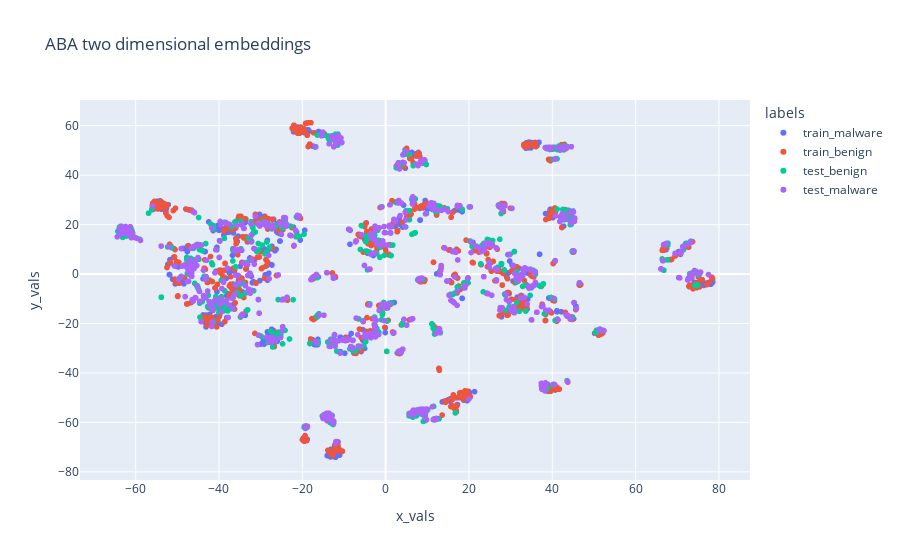
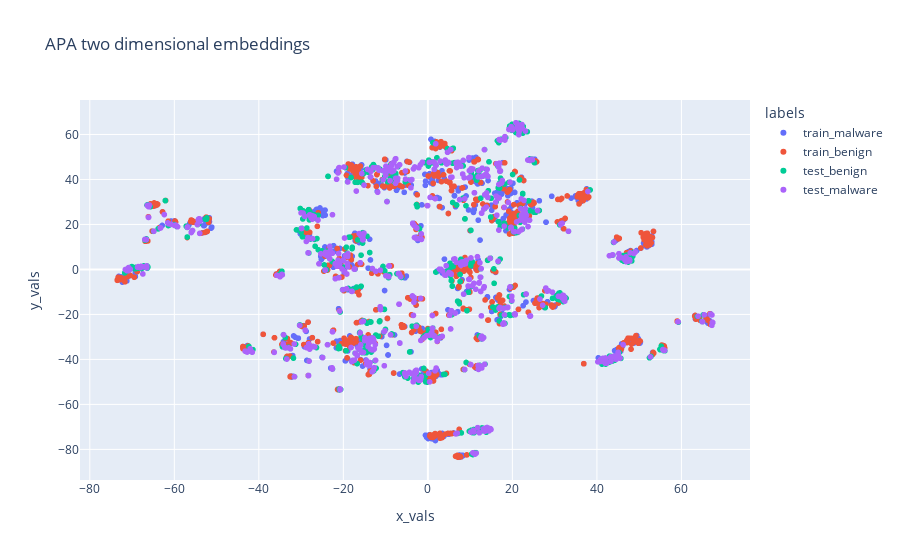
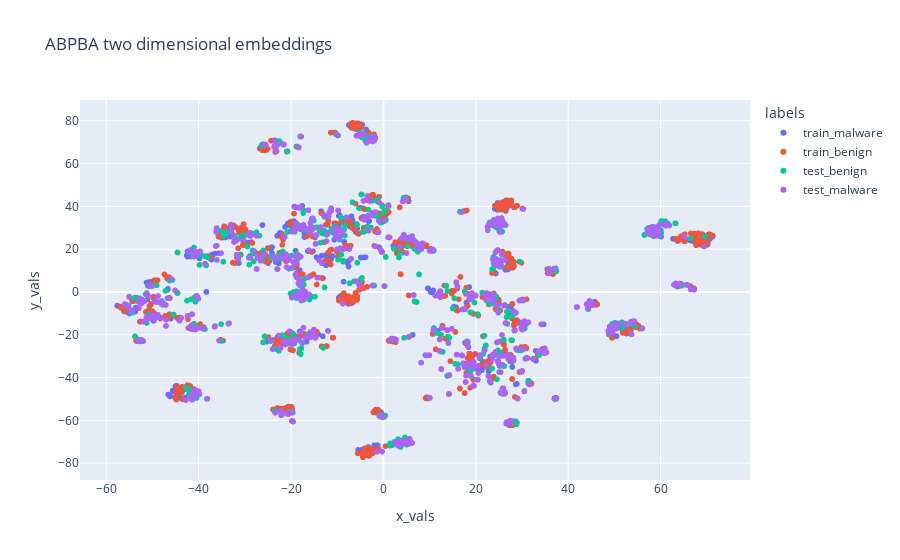
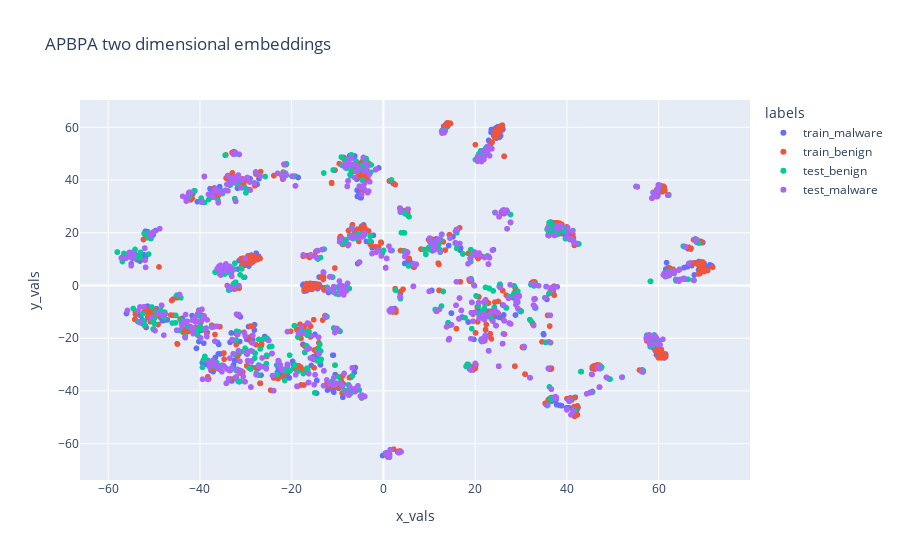

Notebook source saved alongside these figures, in order:
### Code cell
%%time
metas = ('ABA', 'APA', 'ABPBA','APBPA', 'ABPBPBBPA', 'ABABBABBBABBBBABBBBBA')
for meta in metas:
    print(meta)
    metaPrediction.prediction(meta, fp, labels_fp)

### Figure 1 — Plotly figure (JSON) as saved in the notebook; plotly's stock layout.template omitted (floating-point values rounded to 4 significant figures; data arrays with more than 128 entries replaced by an {"elided": "..."} marker saying what was removed)
{"data": [{"hovertemplate": "labels=train_malware<br>x_vals=%{x}<br>y_vals=%{y}<extra></extra>", "legendgroup": "train_malware", "marker": {"color": "#636efa", "symbol": "circle"}, "mode": "markers", "name": "train_malware", "showlegend": true, "type": "scattergl", "x": {"elided": "675 float values"}, "xaxis": "x", "y": {"elided": "675 float values"}, "yaxis": "y"}, {"hovertemplate": "labels=train_benign<br>x_vals=%{x}<br>y_vals=%{y}<extra></extra>", "legendgroup": "train_benign", "marker": {"color": "#EF553B", "symbol": "circle"}, "mode": "markers", "name": "train_benign", "showlegend": true, "type": "scattergl", "x": {"elided": "660 float values"}, "xaxis": "x", "y": {"elided": "660 float values"}, "yaxis": "y"}, {"hovertemplate": "labels=test_benign<br>x_vals=%{x}<br>y_vals=%{y}<extra></extra>", "legendgroup": "test_benign", "marker": {"color": "#00cc96", "symbol": "circle"}, "mode": "markers", "name": "test_benign", "showlegend": true, "type": "scattergl", "x": {"elided": "666 float values"}, "xaxis": "x", "y": {"elided": "666 float values"}, "yaxis": "y"}, {"hovertemplate": "labels=test_malware<br>x_vals=%{x}<br>y_vals=%{y}<extra></extra>", "legendgroup": "test_malware", "marker": {"color": "#ab63fa", "symbol": "circle"}, "mode": "markers", "name": "test_malware", "showlegend": true, "type": "scattergl", "x": {"elided": "669 float values"}, "xaxis": "x", "y": {"elided": "669 float values"}, "yaxis": "y"}], "layout": {"legend": {"title": {"text": "labels"}, "tracegroupgap": 0}, "title": {"text": "ABA two dimensional embeddings"}, "xaxis": {"anchor": "y", "domain": [0, 1], "title": {"text": "x_vals"}}, "yaxis": {"anchor": "x", "domain": [0, 1], "title": {"text": "y_vals"}}}}

### Figure 2 — Plotly figure (JSON) as saved in the notebook; plotly's stock layout.template omitted (floating-point values rounded to 4 significant figures; data arrays with more than 128 entries replaced by an {"elided": "..."} marker saying what was removed)
{"data": [{"hovertemplate": "labels=train_malware<br>x_vals=%{x}<br>y_vals=%{y}<extra></extra>", "legendgroup": "train_malware", "marker": {"color": "#636efa", "symbol": "circle"}, "mode": "markers", "name": "train_malware", "showlegend": true, "type": "scattergl", "x": {"elided": "675 float values"}, "xaxis": "x", "y": {"elided": "675 float values"}, "yaxis": "y"}, {"hovertemplate": "labels=train_benign<br>x_vals=%{x}<br>y_vals=%{y}<extra></extra>", "legendgroup": "train_benign", "marker": {"color": "#EF553B", "symbol": "circle"}, "mode": "markers", "name": "train_benign", "showlegend": true, "type": "scattergl", "x": {"elided": "660 float values"}, "xaxis": "x", "y": {"elided": "660 float values"}, "yaxis": "y"}, {"hovertemplate": "labels=test_benign<br>x_vals=%{x}<br>y_vals=%{y}<extra></extra>", "legendgroup": "test_benign", "marker": {"color": "#00cc96", "symbol": "circle"}, "mode": "markers", "name": "test_benign", "showlegend": true, "type": "scattergl", "x": {"elided": "666 float values"}, "xaxis": "x", "y": {"elided": "666 float values"}, "yaxis": "y"}, {"hovertemplate": "labels=test_malware<br>x_vals=%{x}<br>y_vals=%{y}<extra></extra>", "legendgroup": "test_malware", "marker": {"color": "#ab63fa", "symbol": "circle"}, "mode": "markers", "name": "test_malware", "showlegend": true, "type": "scattergl", "x": {"elided": "669 float values"}, "xaxis": "x", "y": {"elided": "669 float values"}, "yaxis": "y"}], "layout": {"legend": {"title": {"text": "labels"}, "tracegroupgap": 0}, "title": {"text": "APA two dimensional embeddings"}, "xaxis": {"anchor": "y", "domain": [0, 1], "title": {"text": "x_vals"}}, "yaxis": {"anchor": "x", "domain": [0, 1], "title": {"text": "y_vals"}}}}

### Figure 3 — Plotly figure (JSON) as saved in the notebook; plotly's stock layout.template omitted (floating-point values rounded to 4 significant figures; data arrays with more than 128 entries replaced by an {"elided": "..."} marker saying what was removed)
{"data": [{"hovertemplate": "labels=train_malware<br>x_vals=%{x}<br>y_vals=%{y}<extra></extra>", "legendgroup": "train_malware", "marker": {"color": "#636efa", "symbol": "circle"}, "mode": "markers", "name": "train_malware", "showlegend": true, "type": "scattergl", "x": {"elided": "675 float values"}, "xaxis": "x", "y": {"elided": "675 float values"}, "yaxis": "y"}, {"hovertemplate": "labels=train_benign<br>x_vals=%{x}<br>y_vals=%{y}<extra></extra>", "legendgroup": "train_benign", "marker": {"color": "#EF553B", "symbol": "circle"}, "mode": "markers", "name": "train_benign", "showlegend": true, "type": "scattergl", "x": {"elided": "660 float values"}, "xaxis": "x", "y": {"elided": "660 float values"}, "yaxis": "y"}, {"hovertemplate": "labels=test_benign<br>x_vals=%{x}<br>y_vals=%{y}<extra></extra>", "legendgroup": "test_benign", "marker": {"color": "#00cc96", "symbol": "circle"}, "mode": "markers", "name": "test_benign", "showlegend": true, "type": "scattergl", "x": {"elided": "666 float values"}, "xaxis": "x", "y": {"elided": "666 float values"}, "yaxis": "y"}, {"hovertemplate": "labels=test_malware<br>x_vals=%{x}<br>y_vals=%{y}<extra></extra>", "legendgroup": "test_malware", "marker": {"color": "#ab63fa", "symbol": "circle"}, "mode": "markers", "name": "test_malware", "showlegend": true, "type": "scattergl", "x": {"elided": "669 float values"}, "xaxis": "x", "y": {"elided": "669 float values"}, "yaxis": "y"}], "layout": {"legend": {"title": {"text": "labels"}, "tracegroupgap": 0}, "title": {"text": "ABPBA two dimensional embeddings"}, "xaxis": {"anchor": "y", "domain": [0, 1], "title": {"text": "x_vals"}}, "yaxis": {"anchor": "x", "domain": [0, 1], "title": {"text": "y_vals"}}}}

### Figure 4 — Plotly figure (JSON) as saved in the notebook; plotly's stock layout.template omitted (floating-point values rounded to 4 significant figures; data arrays with more than 128 entries replaced by an {"elided": "..."} marker saying what was removed)
{"data": [{"hovertemplate": "labels=train_malware<br>x_vals=%{x}<br>y_vals=%{y}<extra></extra>", "legendgroup": "train_malware", "marker": {"color": "#636efa", "symbol": "circle"}, "mode": "markers", "name": "train_malware", "showlegend": true, "type": "scattergl", "x": {"elided": "675 float values"}, "xaxis": "x", "y": {"elided": "675 float values"}, "yaxis": "y"}, {"hovertemplate": "labels=train_benign<br>x_vals=%{x}<br>y_vals=%{y}<extra></extra>", "legendgroup": "train_benign", "marker": {"color": "#EF553B", "symbol": "circle"}, "mode": "markers", "name": "train_benign", "showlegend": true, "type": "scattergl", "x": {"elided": "660 float values"}, "xaxis": "x", "y": {"elided": "660 float values"}, "yaxis": "y"}, {"hovertemplate": "labels=test_benign<br>x_vals=%{x}<br>y_vals=%{y}<extra></extra>", "legendgroup": "test_benign", "marker": {"color": "#00cc96", "symbol": "circle"}, "mode": "markers", "name": "test_benign", "showlegend": true, "type": "scattergl", "x": {"elided": "666 float values"}, "xaxis": "x", "y": {"elided": "666 float values"}, "yaxis": "y"}, {"hovertemplate": "labels=test_malware<br>x_vals=%{x}<br>y_vals=%{y}<extra></extra>", "legendgroup": "test_malware", "marker": {"color": "#ab63fa", "symbol": "circle"}, "mode": "markers", "name": "test_malware", "showlegend": true, "type": "scattergl", "x": {"elided": "669 float values"}, "xaxis": "x", "y": {"elided": "669 float values"}, "yaxis": "y"}], "layout": {"legend": {"title": {"text": "labels"}, "tracegroupgap": 0}, "title": {"text": "APBPA two dimensional embeddings"}, "xaxis": {"anchor": "y", "domain": [0, 1], "title": {"text": "x_vals"}}, "yaxis": {"anchor": "x", "domain": [0, 1], "title": {"text": "y_vals"}}}}
